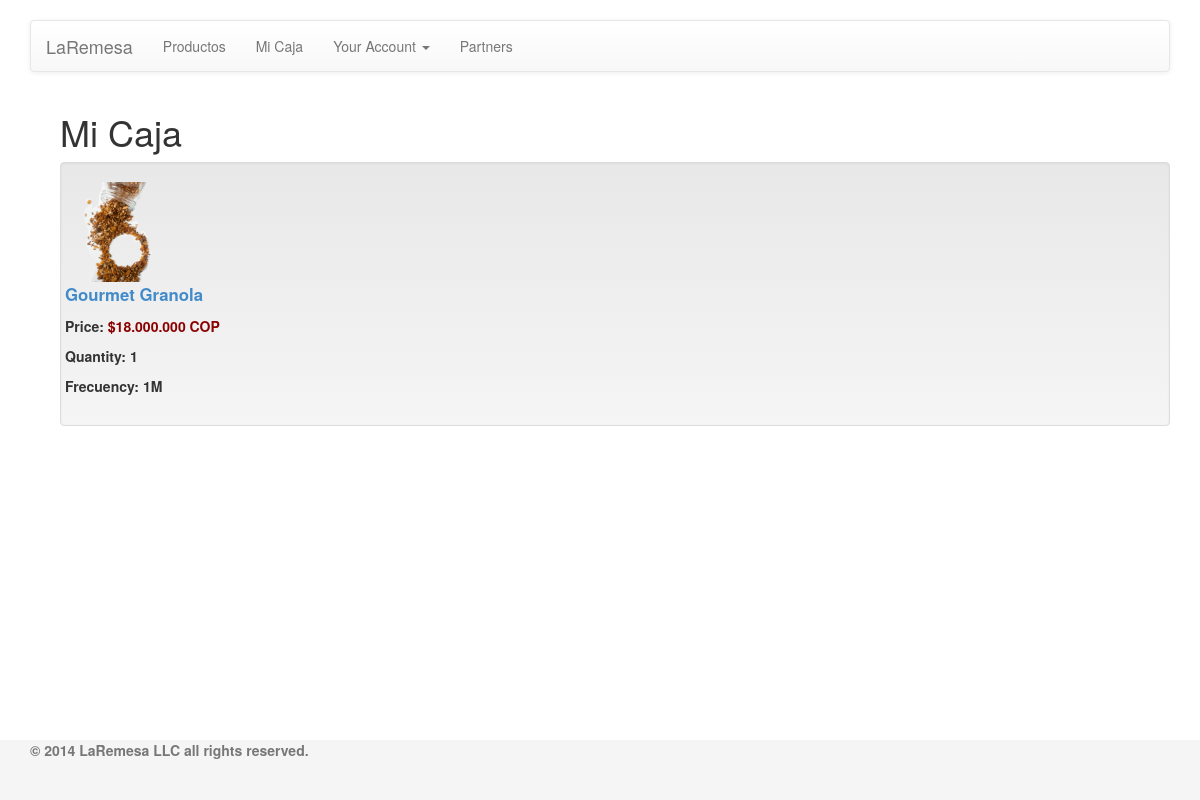
Before: /caja/ (signed in) with the older database file.
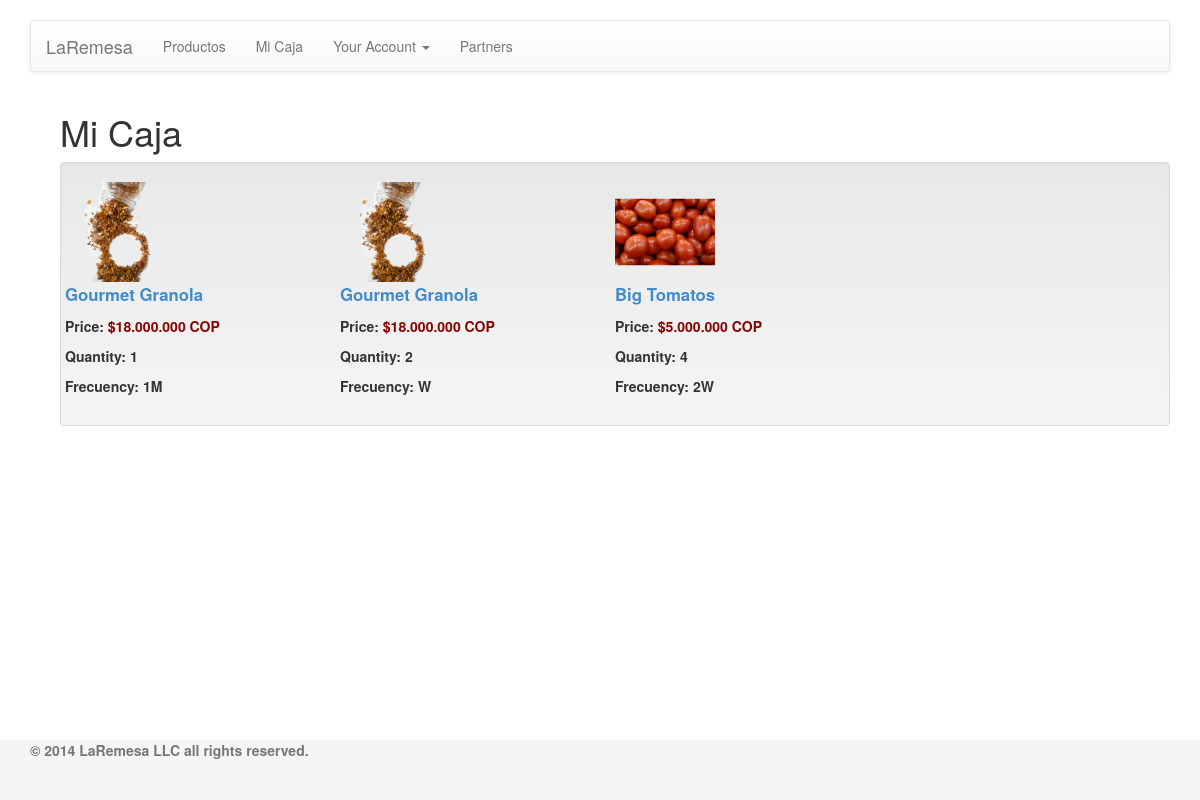
After: the same page with the newer database file.
### cart/models.py (models this page shows, shortened)
class CartItem(models.Model):
    MONTHLY = "1M"
    DELIVERY_EVERY = (
        ("W", "1 week"),
        ("2W", "2 weeks"),
        ("3W", "3 weeks"),
        (MONTHLY, "1 month"),
        ("2M", "2 months"),
        ("3M", "3 months"),
        ("4M", "4 months"),
        ("5M", "5 months"),
        ("6M", "6 months"),
    )
    QUANTITY = [(a, b) for a, b in zip(range(1, 31), range(1, 31))]
    cart = models.ForeignKey('Cart', related_name='cart_items')
    product = models.ForeignKey(Product)
    qty = models.IntegerField(default=1, choices=QUANTITY)
    deliver_every = models.CharField(max_length=150, choices=DELIVERY_EVERY,
                                     default=MONTHLY)
    def __unicode__(self):
        return str(self.product)

### catalogue/models.py (models this page shows)
class Product(models.Model):
    category = models.ForeignKey('CatalogueCategory', related_name='products')
    name = models.CharField(max_length=300)
    slug = models.SlugField(max_length=150)
    description = models.TextField()
    photo = models.ImageField(upload_to='product_photo', blank=True)
    manufacturer = models.CharField(max_length=300, blank=True)
    price_in_cop = models.DecimalField(max_digits=6, decimal_places=3)
    def __unicode__(self):
        return str(self.category) + ' - ' + self.name

### remesa/views.py (the view, shortened to what this page needs)
# urls.py: url(r'^caja/', 'remesa.views.caja', name='caja'),
def caja(request):
    user = request.user
    if user.is_authenticated():
        cart = Cart.objects.get(user=user)
    context = {
        'cart_items': CartItem.objects.all().filter(cart_id=cart.id)
    }
    print context
    return render_to_response(
        'caja.html',
        context_instance=RequestContext(request, context))

### catalogue/models.py (called while the page is built)
    def __unicode__(self):
        return self.name

### remesa/context_processors.py (called while the page is built)
def remesa(request):
    return {"STORE_NAME": getattr(settings, "STORE_NAME", None)}

### remesa/templates/caja.html
{% extends 'base.html' %}
{% block content %}
<div class="container-fluid">
    <div class="row">
        <div class="col-md-12">
            <h1>Mi Caja</h1>
            <div class="well">
                {% if cart_items %}
                    {% for cart_item in cart_items %}
                        {% if forloop.first %}
                            <div class="row">
                        {% endif %}
                            <div class="col-md-3">
                                {% include 'cart/cart_item.html' %}
                            </div>
                        {% if forloop.counter|divisibleby:3 %}
                            </div>
                            <div class='row'>
                        {% endif %}
                        {% if forloop.last %}
                            </div>
                        {% endif %}
                    {% endfor %}
                {% else %}
                <p>Your caja is empty.</p>
                {% endif %}
            </div>
        </div>
    </div>
</div>
{% endblock %}

### remesa/templates/base.html (shortened to what this page needs)
<!DOCTYPE html>
<html lang="en">
<head>
    {% load staticfiles %}
    <link href="{% static 'css/bootstrap.min.css' %}" rel="stylesheet">
    <link href="{% static 'css/bootstrap-theme.min.css' %}" rel="stylesheet">
    <link href="{% static 'css/custom.css' %}" rel="stylesheet">
</head>
<body role="document">
<div class="container">
    <div role="navigation" class="navbar navbar-default">
        <div class="container-fluid">
            <div class="navbar-header">
                <a href="/" class="navbar-brand">{{STORE_NAME}}</a>
            </div>
            <div class="navbar-collapse collapse">
               <ul class="nav navbar-nav">
                  <li>
                   <a href="{% url 'products' %}">Productos</a>
                   </li>
                   <li>
                   <a href="{% url 'caja' %}">Mi Caja</a>
                   </li>
                   <li class="dropdown">
                   {% include 'tab_your_account.html' %}
                   </li>
                   <li>
                   {% include 'tab_partners.html' %}
                   </li>
               </ul>
            </div>
        </div>
    </div>
    <div class="container">
        {% block content %}{% endblock %}
    </div>
</div>
    <div class="footer">
      <div class="container">
          <p class="text-muted">&copy; 2014 {{STORE_NAME}} LLC all rights reserved.</p>
      </div>
    </div>
</body>
</html>

### remesa/templates/tab_your_account.html (shortened to what this page needs)
{% if user.is_authenticated %}
<a href="#" class="dropdown-toggle"
    data-toggle="dropdown">Your Account
    <span class="caret"></span>
</a>
{% else %}
<a href="#" class="dropdown-toggle"
    data-toggle="dropdown">Sign In
    <span class="caret"></span>
</a>
{% endif %}

### remesa/templates/tab_partners.html
<a href="{% url 'caja' %}">Partners</a>

### remesa/templates/cart/cart_item.html
    <div class="row">
       <a href="">
           <img class="img-responsive" src="{{cart_item.product.photo.url}}"
           alt="Responsive image" style="max-width: 100px"></img>
       </a>
    </div>
    <div class="row">
        <p><big><strong><a href="">{{cart_item.product.name}}</a></strong></big></p>
    </div>
    <div class="row">
        <p><strong>Price: <strong style="color:darkred">${{cart_item.product.price_in_cop}}.000 COP</strong></p>
    </div>
    <div class="row">
        <p><strong>Quantity: {{cart_item.qty}}</strong>{{ form }}</p>
    </div>
    <div class="row">
        <p><strong>Frecuency: {{cart_item.deliver_every}}</strong>{{ form }}</p>
    </div>

### remesa/static/css/custom.css (style rules this page uses)
body { padding-top: 20px; padding-bottom: 20px; }
.navbar { margin-bottom: 20px; }
html { position: relative; min-height: 100%; }
body { margin-bottom: 60px; }
.footer { position: absolute; bottom: 0; width: 100%; height: 60px; background-color: #f5f5f5; }

Changed rows visible on the page:
added CartItem: product.photo (picture), product.name "Gourmet Granola", product.price_in_cop "18.000", qty "2", deliver_every "W"
added CartItem: product.photo (picture), product.name "Big Tomatos", product.price_in_cop "5.000", qty "4", deliver_every "2W"
